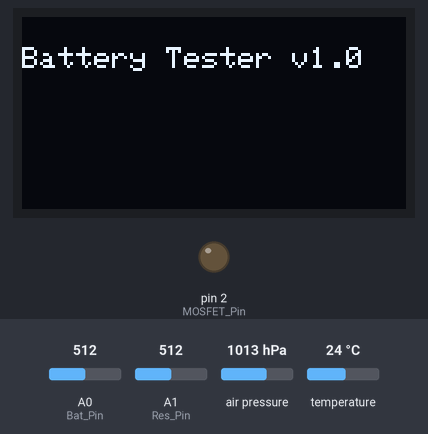
A sketch run on a simulated Arduino Uno, built with avr-gcc and run on an emulated ATmega328P. On the bench: 128×64 one-colour display, output pins drawn as LEDs (lit = HIGH). Inputs (shaded band) come from the test bench; at power-on: A0 (Bat_Pin) = 512, temperature 24 °C, A1 (Res_Pin) = 512, air pressure 1013 hPa. What the sketch prints to the serial monitor is not drawn.

Above: at 2.1 s.
At 4.2 s:
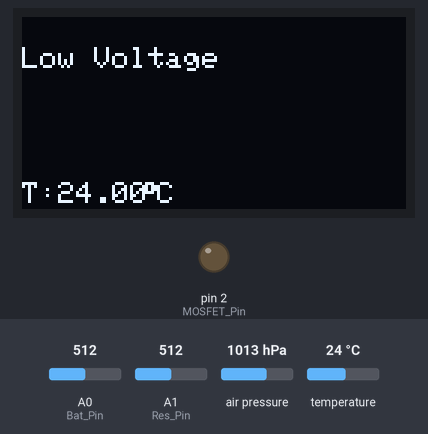
4.3 s: A0 (Bat_Pin) set to 692
At 4.67 s:
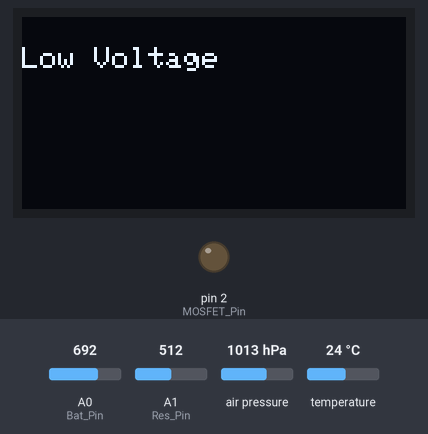
7.8 s: A0 (Bat_Pin) set to 721
At 9.1 s:
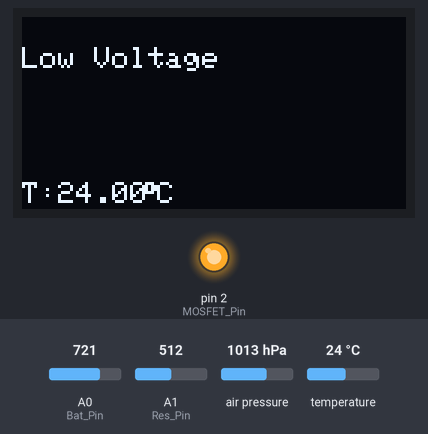
9.8 s: A0 (Bat_Pin) set to 886
13.3 s: A0 (Bat_Pin) set to 908
14.8 s: temperature set to 12 °C
At 18.2 s:
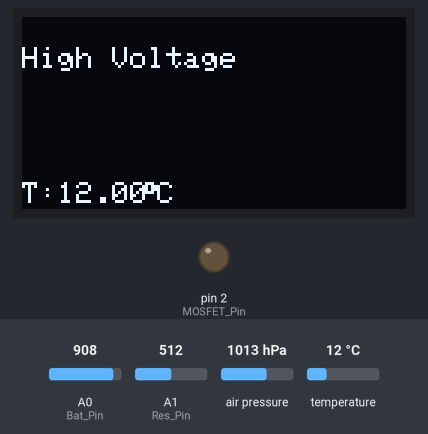
18.3 s: temperature set to 19 °C
Timing chart, 0 to 21.3 s (numbered marks = the images above; inputs shaded):
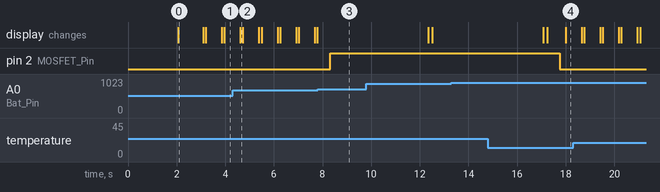

Measured:
- the behaviour switches between 702 and 703 on A0 (Bat_Pin) (found by bisection; images 2 and 3)
- after the input at 7.8 s, pin 2 (MOSFET_Pin): LOW → HIGH after 0.52 s
- after the input at 13.3 s, every drawn part: stays the same
- what the display in image 0 shows lasts 1.0 s, from 2.1 s to 3.1 s

The sketch:

Code.ino
```cpp
/*
                     _                                   ______                 _
     /\             | |                                 |  ____|               | |
    /  \   _ __  ___| |__  _   _ _ __ ___   __ _ _ __   | |__ __ _ _   _ ______| | __ _ _ __
   / /\ \ | '_ \/ __| '_ \| | | | '_ ` _ \ / _` | '_ \  |  __/ _` | | | |_  / _` |/ _` | '__|
  / ____ \| | | \__ \ | | | |_| | | | | | | (_| | | | | | | | (_| | |_| |/ / (_| | (_| | |
 /_/    \_\_| |_|___/_| |_|\__,_|_| |_| |_|\__,_|_| |_| |_|  \__,_|\__,_/___\__,_|\__,_|_|

*/

#include <Wire.h>
#include <SPI.h>
#include <Adafruit_BMP280.h>
#include <Adafruit_GFX.h>
#include <Adafruit_SSD1306.h>

#define BMP_SCK  (13)
#define BMP_MISO (12)
#define BMP_MOSI (11)
#define BMP_CS   (10)

Adafruit_BMP280 bmp; // I2C

#define SCREEN_WIDTH 128 // OLED display width, in pixels
#define SCREEN_HEIGHT 64 // OLED display height, in pixels
#define MOSFET_Pin 2
#define Bat_Pin A0
#define Res_Pin A1
Adafruit_SSD1306 display(SCREEN_WIDTH, SCREEN_HEIGHT, &Wire, -1);
float Capacity = 0.0; // Capacity in mAh
float Res_Value = 10.0;  // Resistor Value in Ohm
float Vcc = 4.76; // Voltage of Arduino 5V pin ( Mesured by Multimeter )
float Current = 0.0; // Current in Amp
float mA=0;         // Current in mA
float Bat_Volt = 0.0;  // Battery Voltage
float Res_Volt = 0.0;  // Voltage at lower end of the Resistor
float Bat_High = 4.2; // Battery High Voltage
float Bat_Low = 3.3; // Discharge Cut Off Voltage
unsigned long previousMillis = 0; // Previous time in ms
unsigned long millisPassed = 0;  // Current time in ms
float sample1 =0;
float sample2= 0;
int x = 0;
int row = 0;


//*******************************Setup Function ***************************************************************

  void setup() {
   Serial.begin(115200);

    Serial.println(F("BMP280 test"));

  if (!bmp.begin(0x76)) {
    Serial.println(F("Bhai nhi chal rha, wiring check kar!"));
    while (1);
  }

bmp.setSampling(Adafruit_BMP280::MODE_NORMAL,     /* Operating Mode. */
                  Adafruit_BMP280::SAMPLING_X2,     /* Temp. oversampling */
                  Adafruit_BMP280::SAMPLING_X16,    /* Pressure oversampling */
                  Adafruit_BMP280::FILTER_X16,      /* Filtering. */
                  Adafruit_BMP280::STANDBY_MS_500); /* Standby time. */

   if(!display.begin(SSD1306_SWITCHCAPVCC, 0x3C)) { // Address 0x3D for 128x64
    Serial.println(F("SSD1306 allocation failed"));
    for(;;);
  }
  delay(2000);
  display.clearDisplay();
  display.setTextSize(1);
  display.setTextColor(WHITE);


   pinMode(MOSFET_Pin, OUTPUT);
   digitalWrite(MOSFET_Pin, LOW);  // MOSFET is off during the start
   Serial.println("CLEARDATA");
   Serial.println("LABEL,Time,Bat_Volt,capacity");

   //Serial.println("Arduino Battery Capacity Tester v1.0");
   Serial.println("BattVolt Current mAh");

display.setCursor(0,10);
display.println("Battery Tester v1.0");
display.display();
delay(1000);
display.clearDisplay();

  }


//********************************Main Loop Function***********************************************************

  void loop() {

//Vcc = readVcc()/1000.0; // Conevrrt mV to Volt


//Voltage devider Out = Bat_Volt * R2/(R1+R2 ) // R1 =10K and R2 =10K

  //************ Measuring Battery Voltage ***********

if( Bat_Volt < 1){
  display.setCursor(0,10);
  display.println("No Battery");
   display.display();
    }
else if ( Bat_Volt > Bat_High){
  display.setCursor(0,10);
  display.println("High Voltage");
  display.display();


  }
else if(Bat_Volt < Bat_Low){
  display.setCursor(0,10);
  display.println("Low Voltage");
  display.display();
  }
else if(Bat_Volt >= Bat_Low && Bat_Volt < Bat_High){
  display.setCursor(0,10);
  display.println("Volt:");
  display.setCursor(0,20);
  display.println("Current:");
   display.setCursor(0,30);
  display.println("mAh:");

  display.setCursor(30,10);
  display.print(Bat_Volt,2);
  display.println("V");
  display.display();
  display.setCursor(55,20);
  display.print(mA,0);
  display.println("mA");
  display.display();
  display.setCursor(20,30);
  display.print(Capacity, 1);
  display.display();
  }

//************ Measuring Temperature ***********
 display.setCursor(0,55);
 display.println("T:");
 display.display();
 display.setCursor(12,55);
 display.println(bmp.readTemperature());
 display.display();
 display.setCursor(40,55);
 display.println((char)247);
 display.display();
 display.setCursor(45,55);
 display.println("C");
 display.display();
 display.clearDisplay();


Serial.print(F("Temperature = "));
Serial.print(bmp.readTemperature());
Serial.println(" *C");

Serial.print(F("Pressure = "));
Serial.print(bmp.readPressure());
Serial.println(" Pa");

Serial.print(F("Approx altitude = "));
Serial.print(bmp.readAltitude(1013.25)); /* Adjusted to local forecast! */
Serial.println(" m");

Serial.println();
delay(100);


  for(int i=0;i< 100;i++)
  {
   sample1=sample1+analogRead(Bat_Pin); //read the voltage from the divider circuit
   delay (2);
  }
  sample1=sample1/100;
  Bat_Volt = 1* sample1 *Vcc/ 1024.0;

  // *********  Measuring Resistor Voltage ***********

   for(int i=0;i< 100;i++)
  {
   sample2=sample2+analogRead(Res_Pin); //read the voltage from the divider circuit
   delay (2);
  }
  sample2=sample2/100;
  Res_Volt = 1* sample2 * Vcc/ 1024.0;

  //********************* Checking the different conditions *************

  if ( Bat_Volt > Bat_High){
    digitalWrite(MOSFET_Pin, LOW); // Turned Off the MOSFET // No discharge
    Serial.println( "Warning High-V! ");
    delay(100);
   }

   else if(Bat_Volt < Bat_Low){
      digitalWrite(MOSFET_Pin, LOW);
      Serial.println( "Warning Low-V! ");
      delay(100);
  }
  else if(Bat_Volt > Bat_Low && Bat_Volt < Bat_High  ) { // Check if the battery voltage is within the safe limit
      digitalWrite(MOSFET_Pin, HIGH);
      millisPassed = millis() - previousMillis;
      Current = (Bat_Volt - Res_Volt) / Res_Value;
      mA = Current * 1000.0 ;
      Capacity = Capacity + mA * (millisPassed / 3600000.0); // 1 Hour = 3600000ms
      previousMillis = millis();
      Serial.print("DATA,TIME,"); Serial.print(Bat_Volt); Serial.print(","); Serial.println(Capacity);
      row++;
      x++;
      delay(4000);

     }

 }
```
